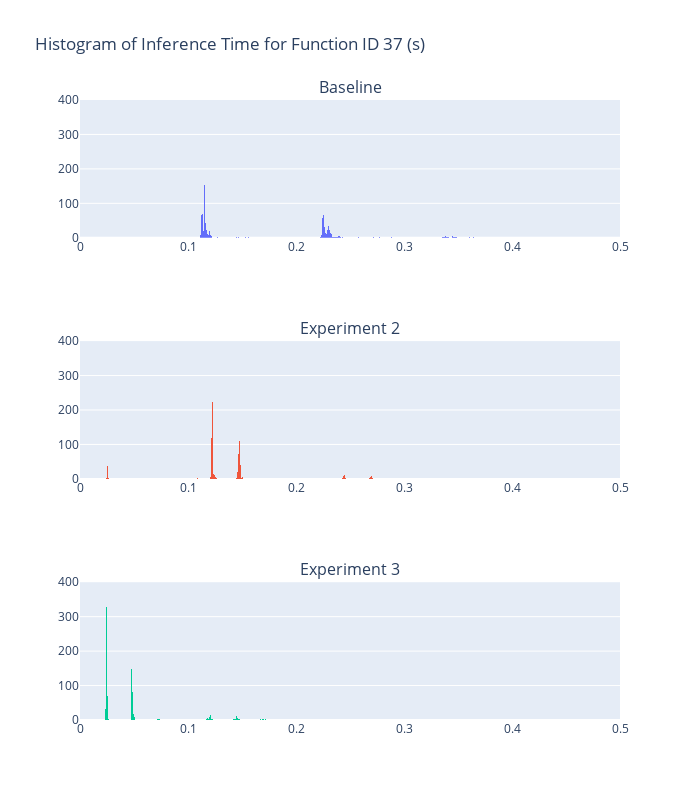

Notebook source saved alongside this figure:
### Code cell
fig = make_subplots(rows=3, cols=1, subplot_titles=("Baseline", "Experiment 2", "Experiment 3"))

fig.update_xaxes(range=[0, 0.5], row=1, col=1)
fig.update_xaxes(range=[0, 0.5], row=2, col=1)
fig.update_xaxes(range=[0, 0.5], row=3, col=1)

fig.update_yaxes(range=[0, 400], row=1, col=1)
fig.update_yaxes(range=[0, 400], row=2, col=1)
fig.update_yaxes(range=[0, 400], row=3, col=1)

histogram_baseline = go.Histogram(x=filtered_37['total_inference_time_including_queue'], nbinsx=1000, histnorm='')
fig.add_trace(histogram_baseline, row=1, col=1)

histogram_preloading_1 = go.Histogram(x=ex3_filtered_37['total_inference_time_including_queue'], nbinsx=1000, histnorm='')
fig.add_trace(histogram_preloading_1, row=2, col=1)

histogram_preloading_2 = go.Histogram(x=ex4_filtered_37['total_inference_time_including_queue'], nbinsx=1000, histnorm='')
fig.add_trace(histogram_preloading_2, row=3, col=1)

fig.update_layout(title_text="Histogram of Inference Time for Function ID 37 (s)", showlegend=False, width=700, height=800)

fig.show()

### Figure 1 — Plotly figure (JSON) as saved in the notebook; plotly's stock layout.template omitted (floating-point values rounded to 4 significant figures; data arrays with more than 128 entries replaced by an {"elided": "..."} marker saying what was removed)
{"data": [{"histnorm": "", "nbinsx": 1000, "type": "histogram", "x": {"elided": "1444 float values"}, "xaxis": "x", "yaxis": "y"}, {"histnorm": "", "nbinsx": 1000, "type": "histogram", "x": {"elided": "1444 float values"}, "xaxis": "x2", "yaxis": "y2"}, {"histnorm": "", "nbinsx": 1000, "type": "histogram", "x": {"elided": "1444 float values"}, "xaxis": "x3", "yaxis": "y3"}], "layout": {"annotations": [{"font": {"size": 16}, "showarrow": false, "text": "Baseline", "x": 0.5, "xanchor": "center", "xref": "paper", "y": 1, "yanchor": "bottom", "yref": "paper"}, {"font": {"size": 16}, "showarrow": false, "text": "Experiment 2", "x": 0.5, "xanchor": "center", "xref": "paper", "y": 0.6111, "yanchor": "bottom", "yref": "paper"}, {"font": {"size": 16}, "showarrow": false, "text": "Experiment 3", "x": 0.5, "xanchor": "center", "xref": "paper", "y": 0.2222, "yanchor": "bottom", "yref": "paper"}], "height": 800, "showlegend": false, "title": {"text": "Histogram of Inference Time for Function ID 37 (s)"}, "width": 700, "xaxis": {"anchor": "y", "domain": [0, 1], "range": [0, 0.5]}, "xaxis2": {"anchor": "y2", "domain": [0, 1], "range": [0, 0.5]}, "xaxis3": {"anchor": "y3", "domain": [0, 1], "range": [0, 0.5]}, "yaxis": {"anchor": "x", "domain": [0.7778, 1], "range": [0, 400]}, "yaxis2": {"anchor": "x2", "domain": [0.3889, 0.6111], "range": [0, 400]}, "yaxis3": {"anchor": "x3", "domain": [0, 0.2222], "range": [0, 400]}}}
